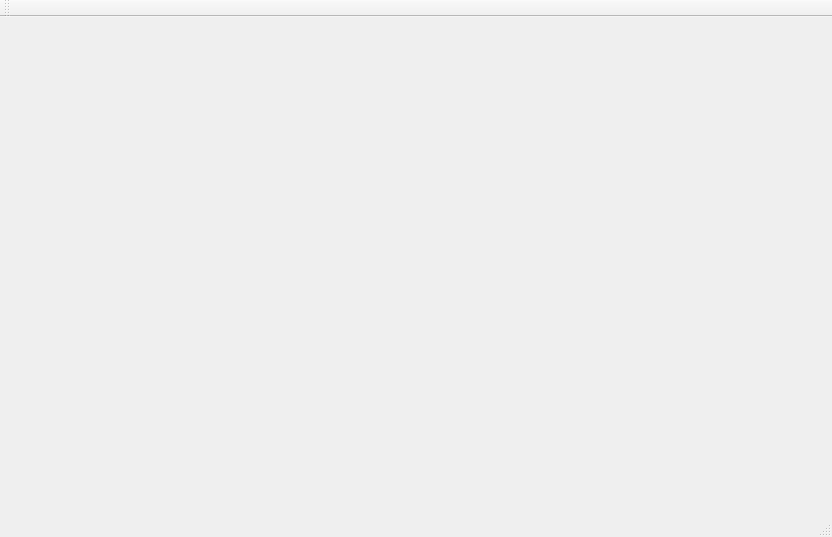
<?xml version="1.0" encoding="UTF-8"?>
<ui version="4.0">
 <class>MainWindow</class>
 <widget class="QMainWindow" name="MainWindow">
  <property name="geometry">
   <rect>
    <x>0</x>
    <y>0</y>
    <width>832</width>
    <height>537</height>
   </rect>
  </property>
  <property name="autoFillBackground">
   <bool>false</bool>
  </property>
  <property name="styleSheet">
   <string notr="true"/>
  </property>
  <widget class="QWidget" name="centralWidget"/>
  <widget class="QMenuBar" name="menuBar">
   <property name="geometry">
    <rect>
     <x>0</x>
     <y>0</y>
     <width>832</width>
     <height>26</height>
    </rect>
   </property>
  </widget>
  <widget class="QToolBar" name="mainToolBar">
   <attribute name="toolBarArea">
    <enum>TopToolBarArea</enum>
   </attribute>
   <attribute name="toolBarBreak">
    <bool>false</bool>
   </attribute>
  </widget>
  <widget class="QStatusBar" name="statusBar"/>
 </widget>
 <layoutdefault spacing="6" margin="11"/>
 <resources/>
 <connections/>
</ui>
